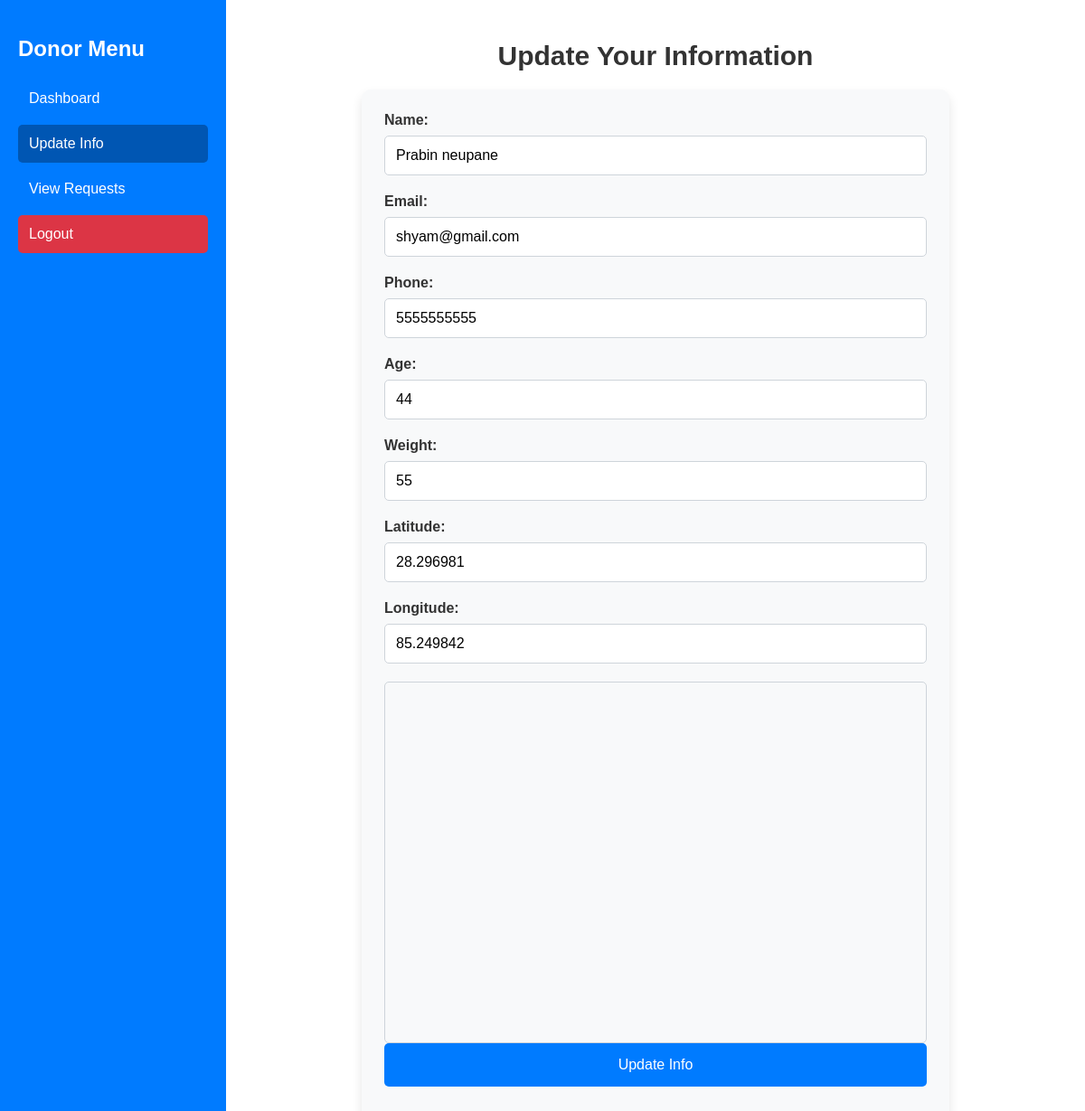
/donors/update_profile.php (signed in), run on the app's committed database.
### tables this page shows
CREATE TABLE `users` (
  `id` int NOT NULL,
  `password` varchar(100) NOT NULL,
  `fullname` varchar(100) NOT NULL,
  `age` int NOT NULL,
  `sex` varchar(10) DEFAULT NULL,
  `blood_type` enum('Apos','Aneg','Bpos','Bneg','Opos','Oneg','ABpos','ABneg') DEFAULT NULL,
  `mobile` varchar(100) NOT NULL,
  `email` varchar(100) NOT NULL,
  `weight` int DEFAULT NULL,
  `state` varchar(100) NOT NULL,
  `latitude` double(9,6) DEFAULT NULL,
  `longitude` double(9,6) DEFAULT NULL,
  `role` varchar(50) DEFAULT NULL,
  `reset_token` varchar(255) DEFAULT NULL,
  `reset_token_expiry` datetime DEFAULT NULL,
  `otp` varchar(6) DEFAULT NULL,
  `otp_expiry` datetime DEFAULT NULL
);

### donors/update_profile.php (the view, shortened to what this page needs)
<?php
$db = new Database();
$con = $db->getConnection();
$user_id = $_SESSION['user_id'];
$user_query = $con->prepare("SELECT * FROM users WHERE id = ?");
$user_query->bind_param("i", $user_id);
$user_query->execute();
$user_result = $user_query->get_result();
$user = $user_result->fetch_assoc();
?>
<!DOCTYPE html>
<html>
<head>
    <link rel="stylesheet" type="text/css" href="../css/style.css">
</head>
<body>
    <div class="dashboard">
        <div class="side-menu">
            <h2>Donor Menu</h2>
            <a href="donor_dashboard.php">Dashboard</a>
            <a href="update_profile.php" class="active">Update Info</a>
            <a href="request_blood.php">View Requests</a>
            <a href="../logout.php" class="logout-btn">Logout</a>
        </div>
        <div class="dashboard-content">
            <h2>Update Your Information</h2>
            <div class="form-container">
                <form action="update_profile.php" method="post">
                    <div class="form-group">
                        <label for="name">Name:</label>
                        <input type="text" id="name" name="name" value="<?php echo htmlspecialchars($user['fullname']); ?>" required>
                    </div>
                    <div class="form-group">
                        <label for="email">Email:</label>
                        <input type="email" id="email" name="email" value="<?php echo htmlspecialchars($user['email']); ?>" required>
                    </div>
                    <div class="form-group">
                        <label for="phone">Phone:</label>
                        <input type="text" id="phone" name="phone" value="<?php echo htmlspecialchars($user['mobile']); ?>" required>
                    </div>
                    <div class="form-group">
                        <label for="age">Age:</label>
                        <input type="number" id="age" name="age" value="<?php echo htmlspecialchars($user['age']); ?>" required>
                    </div>
                    <div class="form-group">
                        <label for="weight">Weight:</label>
                        <input type="number" id="weight" name="weight" value="<?php echo htmlspecialchars($user['weight']); ?>" required>
                    </div>
                    <div class="form-group">
                        <label for="latitude">Latitude:</label>
                        <input type="text" id="latitude" name="latitude" value="<?php echo htmlspecialchars($user['latitude']); ?>" readonly required>
                    </div>
                    <div class="form-group">
                        <label for="longitude">Longitude:</label>
                        <input type="text" id="longitude" name="longitude" value="<?php echo htmlspecialchars($user['longitude']); ?>" readonly required>
                    </div>
                    <div id="map"></div>
                    <div class="form-group">
                        <input type="submit" value="Update Info">
                    </div>
                </form>
            </div>
        </div>
    </div>
</body>
</html>

### css/style.css (style rules this page uses)
* { box-sizing: border-box; }
body { font-family: Arial, sans-serif; background-color: #f0f2f5; margin: 0; }

### donors/update_profile.php (style rules this page uses)
body { font-family: 'Arial', sans-serif; background-color: #e9ecef; margin: 0; padding: 0; display: flex; height: 100vh; overflow: hidden; }
.dashboard { display: flex; width: 100%; height: 100%; overflow: hidden; }
.side-menu { width: 250px; background-color: #007bff; color: #fff; padding: 20px; height: 100%; box-shadow: 2px 0 5px rgba(0, 0, 0, 0.2); flex-shrink: 0; }
.side-menu h2 { font-size: 24px; margin-bottom: 20px; }
.side-menu a { display: block; color: #fff; text-decoration: none; padding: 12px; margin: 8px 0; border-radius: 5px; transition: background-color 0.3s ease; }
.side-menu a.active, .side-menu a:hover { background-color: #0056b3; }
.side-menu a.logout-btn { background-color: #dc3545; }
.dashboard-content { flex: 1; padding: 20px; background-color: #fff; overflow: auto; display: flex; flex-direction: column; align-items: center; }
.dashboard-content h2 { font-size: 30px; margin-bottom: 20px; color: #333; }
.form-container { max-width: 650px; width: 100%; padding: 25px; background-color: #f8f9fa; border-radius: 10px; box-shadow: 0 6px 12px rgba(0, 0, 0, 0.1); }
.form-group { margin-bottom: 20px; }
.form-group label { display: block; margin-bottom: 8px; font-weight: bold; color: #333; }
.form-group input, .form-group select { width: 100%; padding: 12px; border: 1px solid #ced4da; border-radius: 5px; font-size: 16px; box-sizing: border-box; }
.form-group input[type="submit"] { background-color: #007bff; color: white; border: none; cursor: pointer; font-size: 16px; padding: 15px; }
#map { height: 400px; width: 100%; margin-top: 20px; border: 1px solid #ced4da; border-radius: 5px; }

### data on the page
users: name "Prabin neupane", email "shyam@gmail.com", phone "5555555555", age "44", weight "55", latitude "28.296981", longitude "85.249842"
